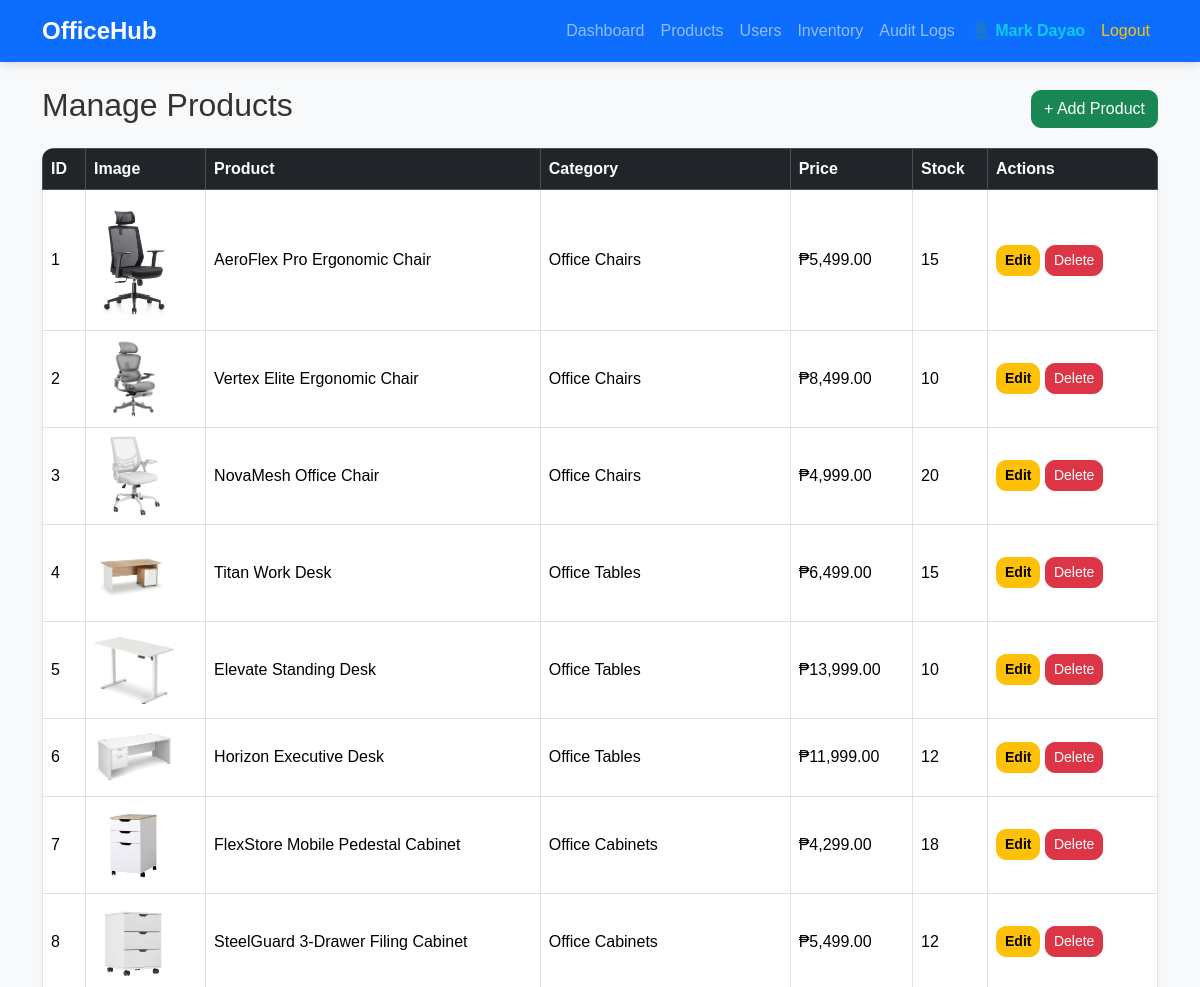
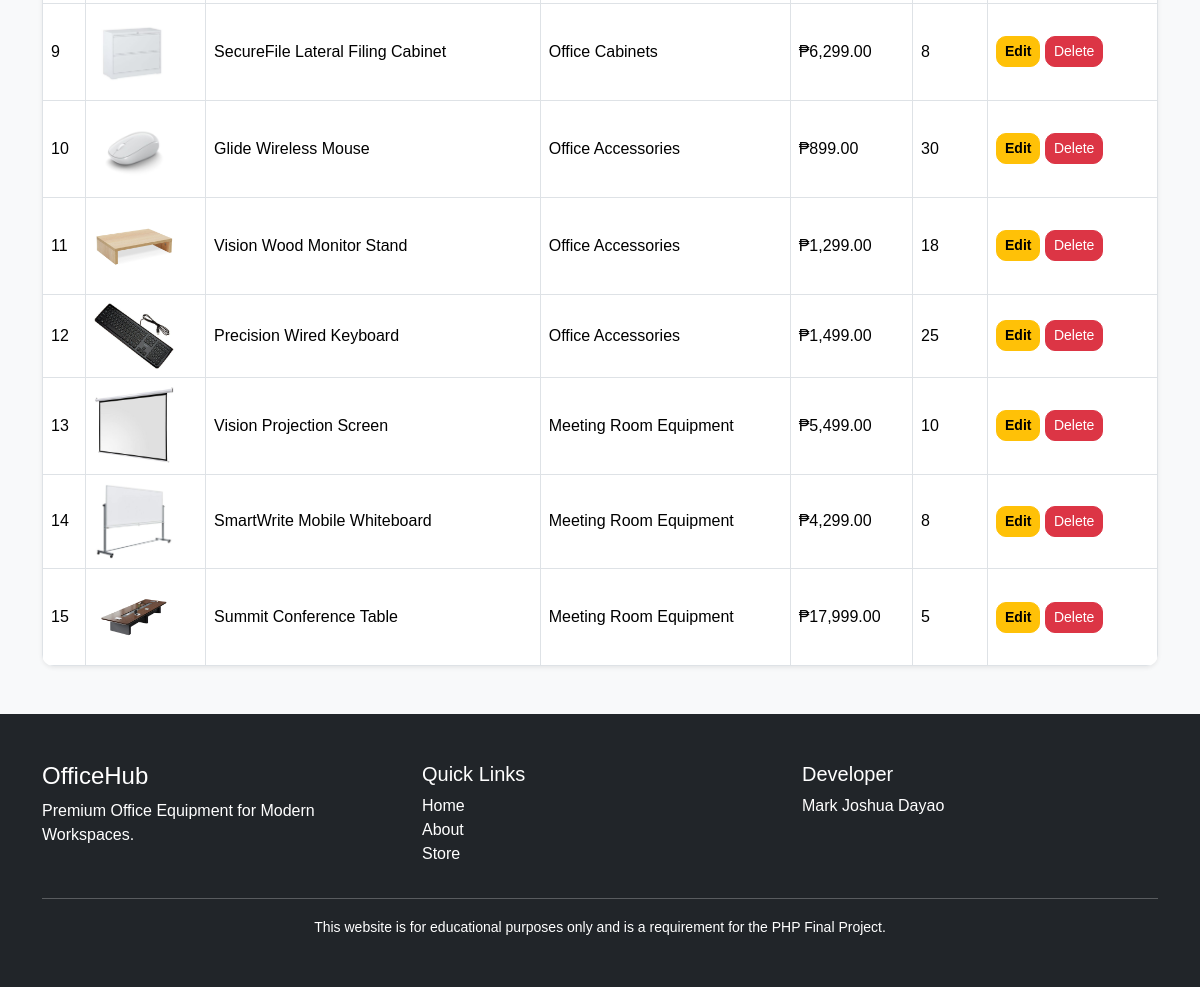
/admin/products.php (signed in), run on the app's committed database (2 pictures, top to bottom).
### tables this page shows
CREATE TABLE `products` (
  `id` int(11) NOT NULL,
  `category_id` int(11) NOT NULL,
  `product_name` varchar(150) NOT NULL,
  `description` text DEFAULT NULL,
  `price` decimal(10,2) NOT NULL,
  `stock` int(11) DEFAULT 0,
  `image` varchar(255) DEFAULT NULL,
  `created_at` timestamp NOT NULL DEFAULT current_timestamp()
);

CREATE TABLE `categories` (
  `id` int(11) NOT NULL,
  `category_name` varchar(100) NOT NULL,
  `created_at` timestamp NOT NULL DEFAULT current_timestamp()
);

### admin/products.php (the view, shortened to what this page needs)
<?php
require_once '../config/database.php';
include '../includes/header.php';
include '../includes/navbar.php';
$sql = "
SELECT
    products.*,
    categories.category_name
FROM products
INNER JOIN categories
ON products.category_id = categories.id
ORDER BY products.id ASC
";
$stmt = $pdo->query($sql);
?>
<div class="container mt-4">
    <div class="d-flex justify-content-between align-items-center mb-3">
        <h2>Manage Products</h2>
        <a href="add_product.php" class="btn btn-success">
            + Add Product
        </a>
    </div>
    <table class="table table-hover table-bordered align-middle shadow-sm">
        <thead class="table-dark">
        <tr>
            <th>ID</th>
            <th>Image</th>
            <th>Product</th>
            <th>Category</th>
            <th>Price</th>
            <th>Stock</th>
            <th width="170">Actions</th>
        </tr>
        </thead>
        <tbody>
        <?php while($row = $stmt->fetch(PDO::FETCH_ASSOC)): ?>
            <tr>
                <td><?= $row['id']; ?></td>
                <td>
                    <img
                        src="../assets/images/products/<?= $row['image']; ?>"
                        width="80">
                </td>
                <td><?= htmlspecialchars($row['product_name']); ?></td>
                <td><?= htmlspecialchars($row['category_name']); ?></td>
                <td>₱<?= number_format($row['price'],2); ?></td>
                <td><?= $row['stock']; ?></td>
                <td>
                    <a
                        href="edit_product.php?id=<?= $row['id']; ?>"
                        class="btn btn-warning btn-sm">
                        Edit
                    </a>
                    <a
                        href="delete_product.php?id=<?= $row['id']; ?>"
                        class="btn btn-danger btn-sm">
                        Delete
                    </a>
                </td>
            </tr>
        <?php endwhile; ?>
        </tbody>
    </table>
</div>
<?php include '../includes/footer.php'; ?>

### includes/header.php (shortened to what this page needs)
<!DOCTYPE html>
<html lang="en">
<head>
    <link href="https://cdn.jsdelivr.net/npm/bootstrap@5.3.7/dist/css/bootstrap.min.css" rel="stylesheet">
    <link rel="stylesheet" href="/officehub/assets/css/style.css">
</head>
<body>

### includes/navbar.php (shortened to what this page needs)
<nav class="navbar navbar-expand-lg navbar-dark bg-primary">
    <div class="container">
        <a class="navbar-brand fw-bold" href="/officehub/index.php">
            OfficeHub
        </a>
        <div class="collapse navbar-collapse" id="navbarNav">
            <ul class="navbar-nav ms-auto">
                <?php if (!isset($_SESSION['user_id'])): ?>
                    <li class="nav-item">
                        <a class="nav-link" href="/officehub/index.php">Home</a>
                    </li>
                    <li class="nav-item">
                        <a class="nav-link" href="/officehub/about.php">About</a>
                    </li>
                    <li class="nav-item">
                        <a class="nav-link" href="/officehub/auth/login.php">Login</a>
                    </li>
                    <li class="nav-item">
                        <a class="nav-link" href="/officehub/auth/register.php">Register</a>
                    </li>
                <?php elseif ($_SESSION['role'] == 'admin'): ?>
                    <li class="nav-item">
                        <a class="nav-link" href="/officehub/admin/dashboard.php">Dashboard</a>
                    </li>
                    <li class="nav-item">
                        <a class="nav-link" href="/officehub/admin/products.php">Products</a>
                    </li>
                    <li class="nav-item">
                        <a class="nav-link" href="/officehub/admin/users.php">Users</a>
                    </li>
                    <li class="nav-item">
                        <a class="nav-link" href="/officehub/admin/inventory.php">Inventory</a>
                    </li>
                    <li class="nav-item">
                        <a class="nav-link" href="/officehub/admin/audit_logs.php">Audit Logs</a>
                    </li>
                    <li class="nav-item">
                        <span class="nav-link fw-bold text-info">
                            👤 <?= htmlspecialchars($_SESSION['fullname']); ?>
                        </span>
                    </li>
                    <li class="nav-item">
                        <a class="nav-link text-warning" href="/officehub/auth/logout.php">Logout</a>
                    </li>
                <?php endif; ?>
            </ul>
        </div>
    </div>
</nav>

### includes/footer.php (shortened to what this page needs)
<footer class="bg-dark text-white mt-5 py-5">
    <div class="container">
        <div class="row">
            <div class="col-md-4">
                <h4>OfficeHub</h4>
                <p>
                    Premium Office Equipment for Modern Workspaces.
                </p>
            </div>
            <div class="col-md-4">
                <h5>Quick Links</h5>
                <ul class="list-unstyled">
                    <li><a class="text-white text-decoration-none" href="/officehub/index.php">Home</a></li>
                    <li><a class="text-white text-decoration-none" href="/officehub/about.php">About</a></li>
                    <li><a class="text-white text-decoration-none" href="/officehub/buyer/store.php">Store</a></li>
                </ul>
            </div>
            <div class="col-md-4">
                <h5>Developer</h5>
                <p>
                    Mark Joshua Dayao
                </p>
            </div>
        </div>
        <hr class="bg-light">
        <div class="text-center">
            <small>
                This website is for educational purposes only and is a requirement for the PHP Final Project.
            </small>
        </div>
    </div>
</footer>
</body>
</html>

### assets/css/style.css (style rules this page uses)
body { background:#f8f9fa; font-family:Arial, Helvetica, sans-serif; color:#333; }
.navbar { box-shadow:0 2px 10px rgba(0,0,0,.15); }
.navbar-brand { font-size:1.5rem; font-weight:bold; }
.btn { border-radius:10px; transition:.3s; }
.btn-warning { font-weight:bold; }
.table { border-radius:12px; overflow:hidden; }
.table thead { vertical-align:middle; }
.table td, .table th { vertical-align:middle; }
footer { margin-top:100px; }
footer a { color:white; }

### data on the page
products: id "1", image (picture), product_name "AeroFlex Pro Ergonomic Chair", category.category_name "Office Chairs", price "5,499.00", stock "15"
products: id "2", image (picture), product_name "Vertex Elite Ergonomic Chair", category.category_name "Office Chairs", price "8,499.00", stock "10"
products: id "3", image (picture), product_name "NovaMesh Office Chair", category.category_name "Office Chairs", price "4,999.00", stock "20"
products: id "4", image (picture), product_name "Titan Work Desk", category.category_name "Office Tables", price "6,499.00", stock "15"
products: id "5", image (picture), product_name "Elevate Standing Desk", category.category_name "Office Tables", price "13,999.00", stock "10"
products: id "6", image (picture), product_name "Horizon Executive Desk", category.category_name "Office Tables", price "11,999.00", stock "12"
products: id "7", image (picture), product_name "FlexStore Mobile Pedestal Cabinet", category.category_name "Office Cabinets", price "4,299.00", stock "18"
products: id "8", image (picture), product_name "SteelGuard 3-Drawer Filing Cabinet", category.category_name "Office Cabinets", price "5,499.00", stock "12"
products: id "9", image (picture), product_name "SecureFile Lateral Filing Cabinet", category.category_name "Office Cabinets", price "6,299.00", stock "8"
products: id "10", image (picture), product_name "Glide Wireless Mouse", category.category_name "Office Accessories", price "899.00", stock "30"
products: id "11", image (picture), product_name "Vision Wood Monitor Stand", category.category_name "Office Accessories", price "1,299.00", stock "18"
products: id "12", image (picture), product_name "Precision Wired Keyboard", category.category_name "Office Accessories", price "1,499.00", stock "25"
products: id "13", image (picture), product_name "Vision Projection Screen", category.category_name "Meeting Room Equipment", price "5,499.00", stock "10"
products: id "14", image (picture), product_name "SmartWrite Mobile Whiteboard", category.category_name "Meeting Room Equipment", price "4,299.00", stock "8"
products: id "15", image (picture), product_name "Summit Conference Table", category.category_name "Meeting Room Equipment", price "17,999.00", stock "5"

### other printed values
$_SESSION['fullname'] "Mark Dayao"
